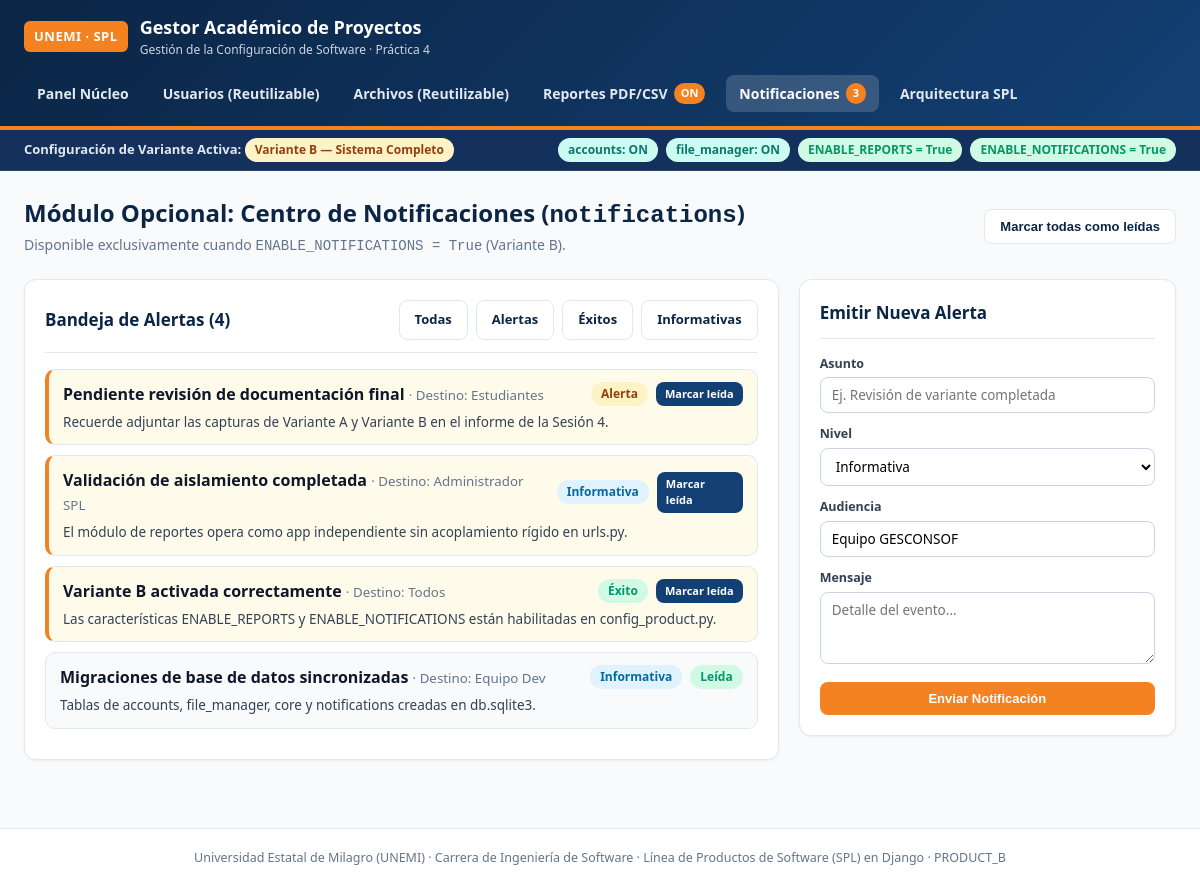
/notifications/, run on the app's committed database.
### notifications/models.py (models this page shows, shortened)
class SystemNotification(models.Model):
    LEVEL_CHOICES = [
        ('INFO', 'Informativa'),
        ('SUCCESS', 'Éxito'),
        ('WARNING', 'Alerta'),
    ]
    title = models.CharField(max_length=140)
    message = models.TextField()
    level = models.CharField(max_length=15, choices=LEVEL_CHOICES, default='INFO')
    target_role = models.CharField(max_length=40, default='Todos')
    is_read = models.BooleanField(default=False)
    created_at = models.DateTimeField(auto_now_add=True)
    class Meta:
        ordering = ['is_read', '-created_at']
        verbose_name = 'Notificación del Sistema'
        verbose_name_plural = 'Notificaciones del Sistema'

### notifications/views.py (the view, shortened to what this page needs)
# urls.py: path('', views.notification_center, name='center'),
def notification_center(request):
    _ensure_notifications_enabled()
    level_filter = request.GET.get('level', '').strip()
    items = SystemNotification.objects.all()
    if level_filter:
        items = items.filter(level=level_filter)
    return render(
        request,
        'notifications/center.html',
        {
            'notifications': items,
            'level_filter': level_filter,
            'level_choices': SystemNotification.LEVEL_CHOICES,
        },
    )

### core/context_processors.py (called while the page is built)
def spl_context(request):
    unread_notifications = 0
    if settings.ENABLE_NOTIFICATIONS and apps.is_installed('notifications'):
        from notifications.models import SystemNotification
        unread_notifications = SystemNotification.objects.filter(is_read=False).count()
    return {
        'ACTIVE_VARIANT': settings.ACTIVE_VARIANT,
        'ACTIVE_CONFIG': settings.ACTIVE_CONFIG,
        'ENABLE_REPORTS': settings.ENABLE_REPORTS,
        'ENABLE_NOTIFICATIONS': settings.ENABLE_NOTIFICATIONS,
        'UNREAD_NOTIFICATIONS': unread_notifications,
    }

### notifications/views.py (called while the page is built)
def _ensure_notifications_enabled():
    if not settings.ENABLE_NOTIFICATIONS:
        raise Http404('El módulo opcional de notificaciones está desactivado en esta variante.')

### notifications/templates/notifications/center.html (shortened to what this page needs)
{% extends "base.html" %}
{% block content %}
<div class="page-header">
    <div>
        <h1>Módulo Opcional: Centro de Notificaciones (<code>notifications</code>)</h1>
        <p>Disponible exclusivamente cuando <code>ENABLE_NOTIFICATIONS = True</code> (Variante B).</p>
    </div>
    <form method="post">
        <button type="submit" class="btn btn-outline">Marcar todas como leídas</button>
    </form>
</div>
<div class="layout-grid">
    <div class="card">
        <div class="card-header">
            <h2 class="card-title">Bandeja de Alertas ({{ notifications|length }})</h2>
            <div class="btn-group">
                <a href="{% url 'notifications:center' %}" class="btn btn-outline">Todas</a>
                <a href="?level=WARNING" class="btn btn-outline">Alertas</a>
                <a href="?level=SUCCESS" class="btn btn-outline">Éxitos</a>
                <a href="?level=INFO" class="btn btn-outline">Informativas</a>
            </div>
        </div>
        {% for item in notifications %}
        <div class="notif-item {% if not item.is_read %}unread{% endif %}">
            <div style="display:flex; justify-content:space-between; align-items:center; gap:10px; margin-bottom:6px;">
                <div>
                    <strong>{{ item.title }}</strong>
                    <small style="color:#64748B;"> · Destino: {{ item.target_role }}</small>
                </div>
                <div style="display:flex; gap:8px; align-items:center;">
                    <span class="badge {% if item.level == 'WARNING' %}badge-variant-b{% elif item.level == 'SUCCESS' %}badge-on{% else %}badge-variant-a{% endif %}">
                        {{ item.get_level_display }}
                    </span>
                    {% if not item.is_read %}
                        <a href="{% url 'notifications:mark_read' item.pk %}" class="btn btn-primary" style="padding:4px 9px; font-size:11px;">Marcar leída</a>
                    {% else %}
                        <span class="badge badge-on">Leída</span>
                    {% endif %}
                </div>
            </div>
            <p style="font-size:13.5px; color:#334155;">{{ item.message }}</p>
        </div>
        {% empty %}
        <p style="color:#64748B;">No hay notificaciones registradas.</p>
        {% endfor %}
    </div>
    <div class="card">
        <div class="card-header">
            <h2 class="card-title">Emitir Nueva Alerta</h2>
        </div>
        <form method="post">
            <div class="form-group">
                <label for="title">Asunto</label>
                <input id="title" name="title" class="form-control" placeholder="Ej. Revisión de variante completada" required>
            </div>
            <div class="form-group">
                <label for="level">Nivel</label>
                <select id="level" name="level" class="form-control">
                    {% for key, label in level_choices %}
                        <option value="{{ key }}">{{ label }}</option>
                    {% endfor %}
                </select>
            </div>
            <div class="form-group">
                <label for="target_role">Audiencia</label>
                <input id="target_role" name="target_role" class="form-control" value="Equipo GESCONSOF">
            </div>
            <div class="form-group">
                <label for="message">Mensaje</label>
                <textarea id="message" name="message" rows="3" class="form-control" placeholder="Detalle del evento..." required></textarea>
            </div>
            <button type="submit" class="btn btn-accent" style="width:100%;">Enviar Notificación</button>
        </form>
    </div>
</div>
{% endblock %}

### static/css/styles.css (style rules this page uses)
:root { --navy-900: #0B2545; --navy-800: #13315C; --blue-700: #134074; --accent-orange: #F58220; --accent-orange-hover: #DC6E10; --emerald-600: #059669; --emerald-100: #D1FAE5; --rose-600: #E11D48; --rose-100: #FFE4E6; --amber-600: #D97706; --amber-100: #FEF3C7; --slate-50: #F8FAFC; --slate-100: #F1F5F9; --slate-200: #E2E8F0; --slate-500: #64748B; --slate-700: #334155; --slate-900: #0F172A; --white: #FFFFFF; }
* { box-sizing: border-box; margin: 0; padding: 0; }
body { font-family: "Segoe UI", system-ui, -apple-system, Roboto, Arial, sans-serif; background-color: var(--slate-50); color: var(--slate-900); line-height: 1.5; }
.badge { display: inline-flex; align-items: center; gap: 5px; padding: 3px 10px; border-radius: 999px; font-size: 12px; font-weight: 700; }
.badge-variant-a { background: #E0F2FE; color: #0369A1; }
.badge-variant-b { background: #FEF3C7; color: #92400E; }
.badge-on { background: var(--emerald-100); color: var(--emerald-600); }
.page-header { display: flex; flex-wrap: wrap; align-items: center; justify-content: space-between; gap: 16px; margin-bottom: 22px; }
.page-header h1 { font-size: 24px; color: var(--navy-900); }
.page-header p { color: var(--slate-500); font-size: 14px; }
.layout-grid { display: grid; grid-template-columns: 2fr 1fr; gap: 20px; align-items: start; }
.card { background: var(--white); border: 1px solid var(--slate-200); border-radius: 12px; padding: 20px; box-shadow: 0 1px 3px rgba(15, 23, 42, 0.05); margin-bottom: 20px; }
.card-header { display: flex; flex-wrap: wrap; align-items: center; justify-content: space-between; gap: 12px; padding-bottom: 12px; margin-bottom: 16px; border-bottom: 1px solid var(--slate-200); }
.card-title { font-size: 17px; font-weight: 700; color: var(--navy-900); }
.btn-group { display: flex; flex-wrap: wrap; gap: 8px; }
.btn { display: inline-flex; align-items: center; justify-content: center; gap: 6px; padding: 9px 15px; border-radius: 8px; font-size: 13px; font-weight: 700; text-decoration: none; border: none; cursor: pointer; transition: transform 0.1s ease, background 0.15s ease; }
.btn-primary { background: var(--blue-700); color: var(--white); }
.btn-accent { background: var(--accent-orange); color: var(--white); }
.btn-outline { background: var(--white); color: var(--navy-900); border: 1px solid var(--slate-200); }
.form-group { margin-bottom: 12px; }
.form-group label { display: block; font-size: 12.5px; font-weight: 700; color: var(--slate-700); margin-bottom: 4px; }
.form-control { width: 100%; padding: 8px 11px; border: 1px solid #CBD5E1; border-radius: 8px; font-size: 13.5px; font-family: inherit; background: var(--white); }
.notif-item { border: 1px solid var(--slate-200); border-radius: 10px; padding: 12px 14px; margin-bottom: 10px; background: var(--slate-50); }
.notif-item.unread { border-left: 4px solid var(--accent-orange); background: #FFFBEB; }

### data on the page
SystemNotification: title "Pendiente revisión de documentación final", target_role "Estudiantes", level "Alerta", is_read "Marcar leída", message "Recuerde adjuntar las capturas de Variante A y Variante B en el informe de la Sesión 4."
SystemNotification: title "Validación de aislamiento completada", target_role "Administrador SPL", level "Informativa", is_read "Marcar leída", message "El módulo de reportes opera como app independiente sin acoplamiento rígido en urls.py."
SystemNotification: title "Variante B activada correctamente", target_role "Todos", level "Éxito", is_read "Marcar leída", message "Las características ENABLE_REPORTS y ENABLE_NOTIFICATIONS están habilitadas en config_product.py."
SystemNotification: title "Migraciones de base de datos sincronizadas", target_role "Equipo Dev", level "Informativa", is_read "Leída", message "Tablas de accounts, file_manager, core y notifications creadas en db.sqlite3."

### other printed values
{{ UNREAD_NOTIFICATIONS }} "3"
{{ ACTIVE_CONFIG.NAME }} "Variante B — Sistema Completo"
{{ ENABLE_REPORTS }} "True"
{{ ENABLE_NOTIFICATIONS }} "True"
{{ notifications|length }} "4"
{{ ACTIVE_VARIANT }} "PRODUCT_B"
form field level "Informativa"
